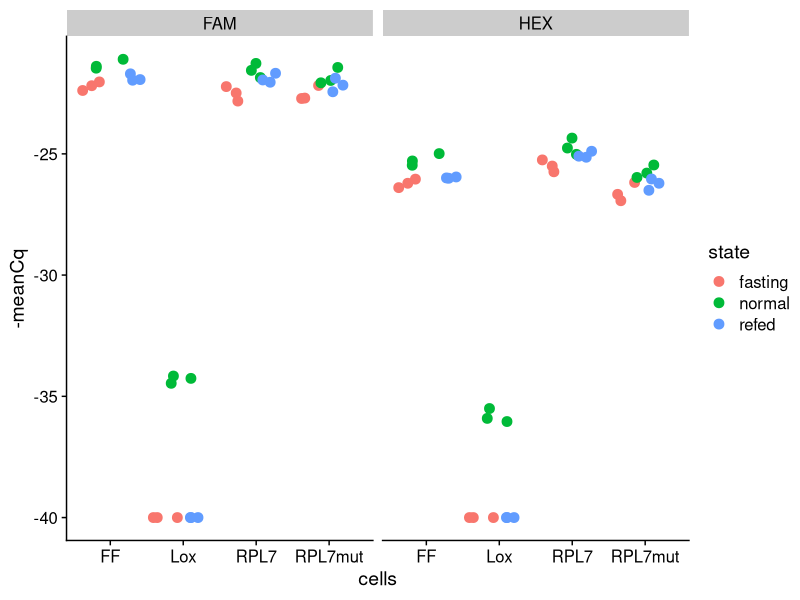
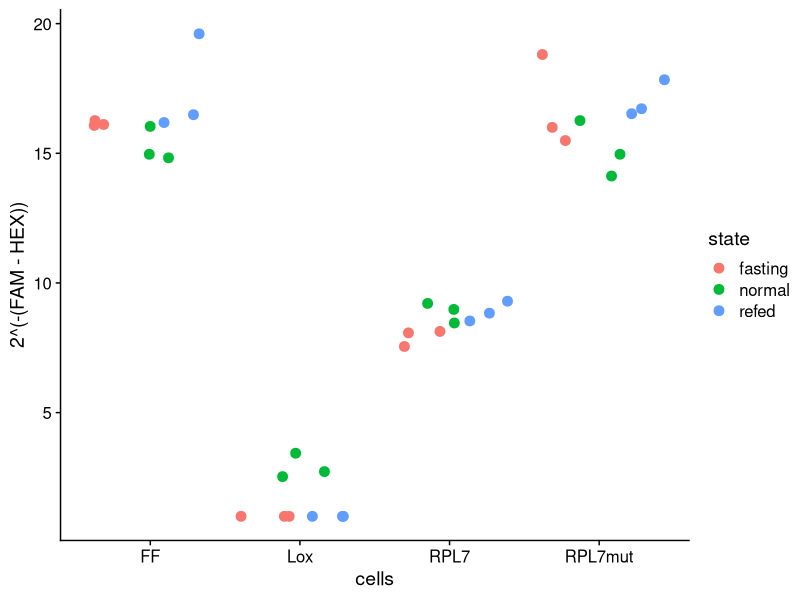
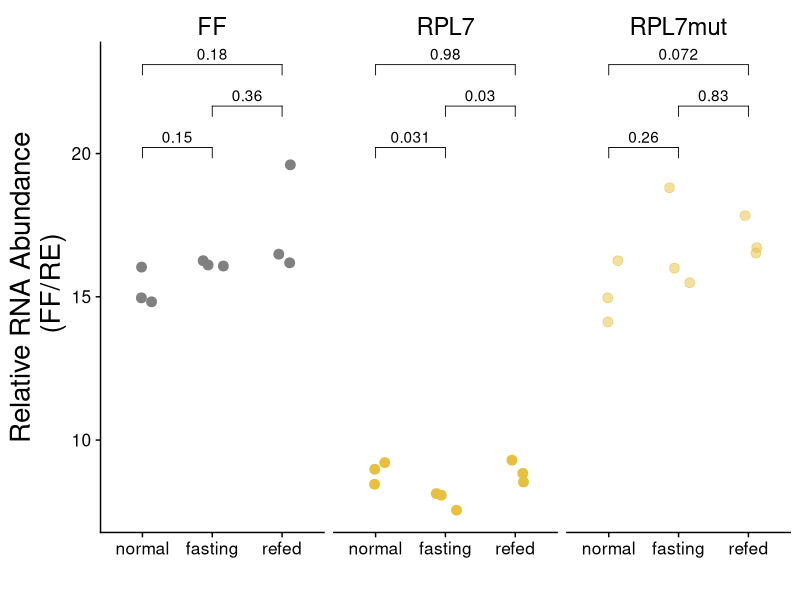
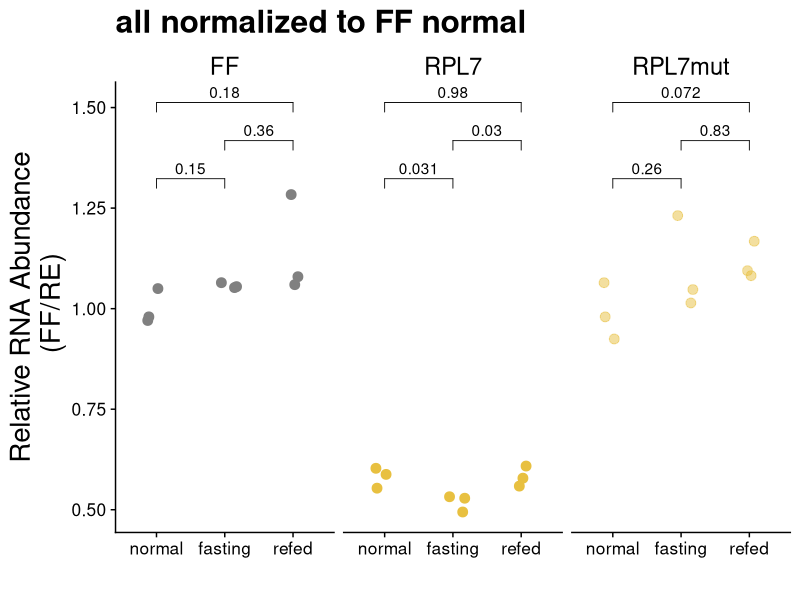
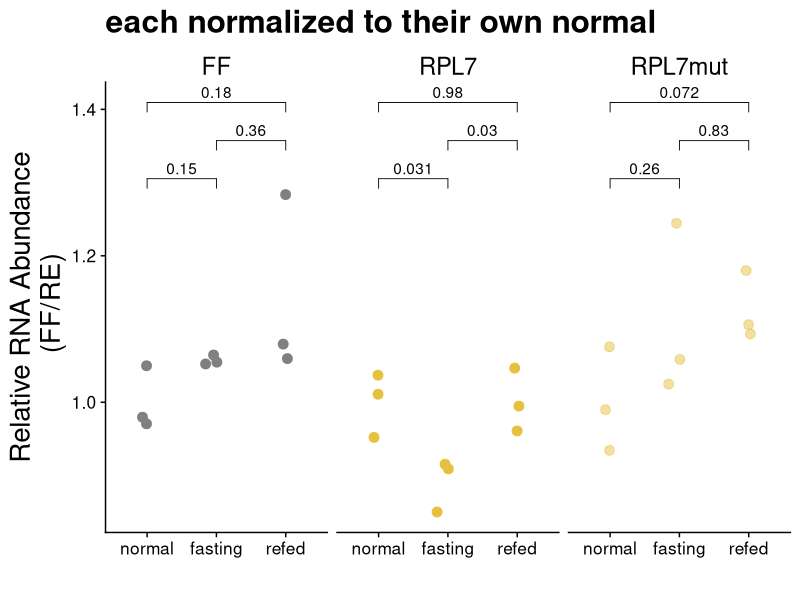
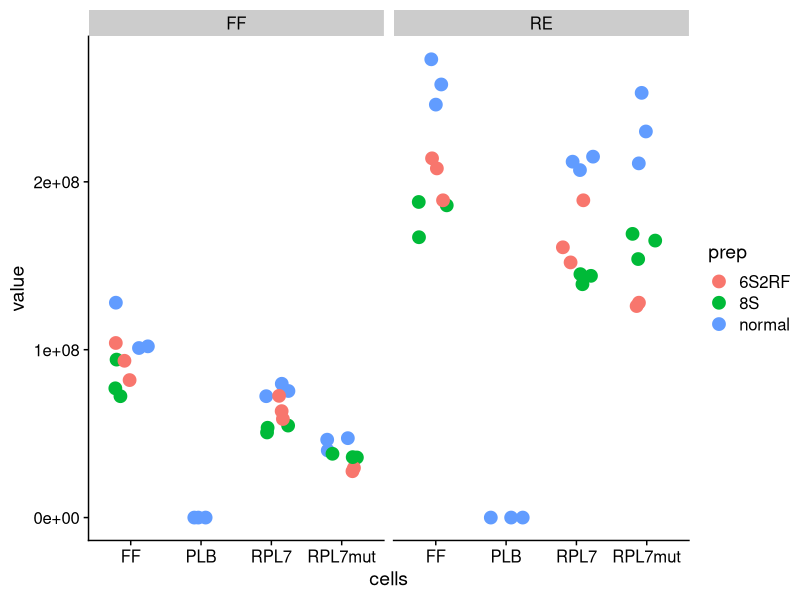
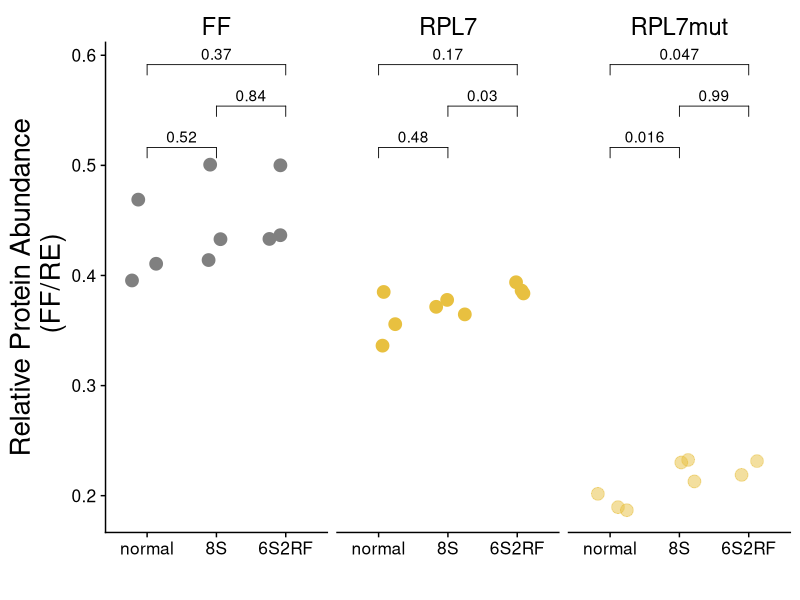
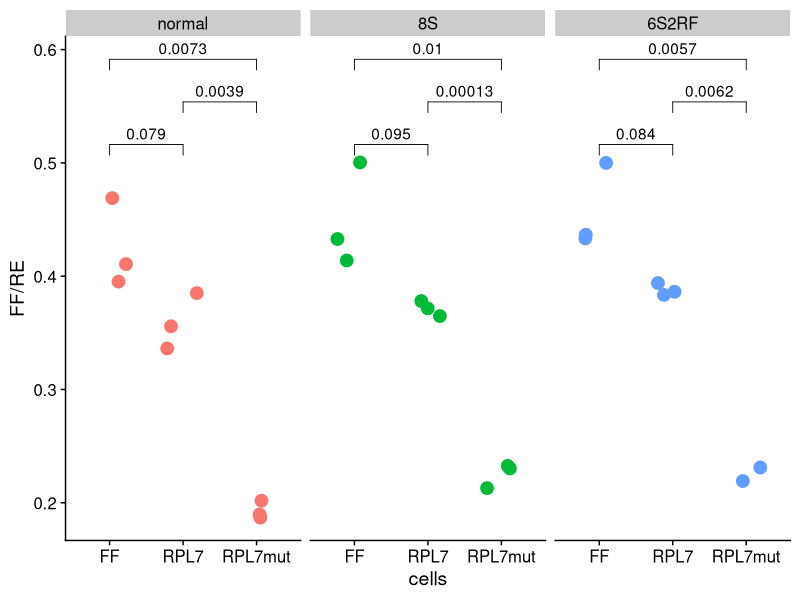

These charts were generated, in order, by the following R code:
## ---- chunk 1
knitr::opts_chunk$set(echo = TRUE)
library(tidyverse)
library(cowplot)
library(ggpubr)
## ---- chunk 2
cts <- read.table("admin_2021-01-25 08-54-32_CT022996 -  Quantification Cq Results.csv", header = TRUE, sep = ",")

## ---- chunk 3

cts_tidy <- cts %>%
  as_tibble() %>% 
  separate(Well, into = c("row", "col"), sep = 1) %>%
  mutate(cells = ifelse(row == "A" | row == "B" | row == "C", "Lox", 
                         ifelse(row == "D" | row == "E" | row == "F", "RPL7",
                                ifelse(row == "G" | row == "H" | row == "I", "RPL7mut", 
                                       ifelse(row == "J" | row == "K" | row == "L", "FF", "empty"))))) %>% 
  filter(cells != "empty") %>%
  mutate(state = ifelse(col == "01" | col == "03" | col == "05", "normal",
                        ifelse(col == "07" | col == "09" | col == "11", "fasting",
                               ifelse(col == "13" | col == "15" | col == "17", "refed", "empty")))) %>% 
  filter(state != "empty") %>% 
  filter(Fluor == "FAM" | Fluor == "HEX") %>% 
  select(row, col, Fluor, cells, state, Cq) %>% 
  mutate(Cq = ifelse(is.na(Cq), 40, Cq),
         rep = rep(c(1,2,3),72)) 

#one well obvi got missed
cts_tidy <- cts_tidy %>% filter(row != "L" | col != "01")


cts_mean <- cts_tidy %>%
  group_by(Fluor, cells, state, rep) %>% 
summarize(meanCq = mean(Cq), varCq = var(Cq))

## ---- chunk 4
cts_mean %>% ggplot(aes(x = cells, y = -meanCq, col = state)) + geom_point(size = 3, position = position_jitterdodge()) + facet_grid(.~Fluor) + theme_cowplot()

cts_mean %>% select(-varCq) %>% spread(Fluor,meanCq) %>% ggplot(aes(x = cells, y = 2^(-(FAM - HEX)), col = state)) + geom_point(size = 3, position = position_jitterdodge())  + theme_cowplot()

cts_mean %>% select(-varCq) %>% spread(Fluor,meanCq) %>% filter(cells != "Lox") %>% ggplot(aes(x = state, y = 2^(-(FAM - HEX)))) + geom_point(aes(col = cells, alpha = cells),size = 3, position = position_jitterdodge())  + theme_cowplot() + stat_compare_means(comparisons = list(c("normal", "fasting"), c("fasting", "refed"), c("normal", "refed")), method = "t.test") + facet_grid(.~cells) + scale_x_discrete(limits = c("normal", "fasting", "refed")) + guides(col = FALSE, alpha = FALSE) + labs(x = "", y = "Relative RNA Abundance\n (FF/RE)") + scale_color_manual(values = c("#808080", "#e8c040", "#e8c040")) + scale_alpha_manual(values = c(1,1,0.5))  + theme(strip.background = element_rect(color = "white", fill = "white")) + theme(text = element_text(size=20), axis.text = element_text(size = 12.5))

## ---- chunk 5
FF_ave <- cts_mean %>% select(-varCq) %>% spread(Fluor,meanCq) %>% mutate(ratio = 2^(-(FAM - HEX))) %>% filter(cells == "FF", state == "normal") %>% summarize(mean(ratio, na.rm = TRUE)) %>% pull() %>% as.numeric()
RP7_ave <- cts_mean %>% select(-varCq) %>% spread(Fluor,meanCq) %>% mutate(ratio = 2^(-(FAM - HEX))) %>% filter(cells == "RPL7", state == "normal") %>% summarize(mean(ratio, na.rm = TRUE)) %>% pull() %>% as.numeric()
RP7m_ave <- cts_mean %>% select(-varCq) %>% spread(Fluor,meanCq) %>% mutate(ratio = 2^(-(FAM - HEX))) %>% filter(cells == "RPL7mut", state == "normal") %>% summarize(mean(ratio, na.rm = TRUE)) %>% pull() %>% as.numeric()

cts_mean %>% select(-varCq) %>% spread(Fluor,meanCq) %>% filter(cells != "Lox") %>% mutate(ratio = 2^(-(FAM - HEX))) %>% ggplot(aes(x = state, y = ratio / FF_ave)) + geom_point(aes(col = cells, alpha = cells),size = 3, position = position_jitterdodge())  + theme_cowplot() + stat_compare_means(comparisons = list(c("normal", "fasting"), c("fasting", "refed"), c("normal", "refed")), method = "t.test") + facet_grid(.~cells) + scale_x_discrete(limits = c("normal", "fasting", "refed")) + guides(col = FALSE, alpha = FALSE) + labs(x = "", y = "Relative RNA Abundance\n (FF/RE)", title = "all normalized to FF normal")  + scale_color_manual(values = c("#808080", "#e8c040", "#e8c040")) + scale_alpha_manual(values = c(1,1,0.5))  + theme(strip.background = element_rect(color = "white", fill = "white")) + theme(text = element_text(size=20), axis.text = element_text(size = 12.5)) 

cts_mean %>% select(-varCq) %>% spread(Fluor,meanCq) %>% filter(cells != "Lox") %>% mutate(ratio = 2^(-(FAM - HEX)), norm = ifelse(cells == "FF", ratio / FF_ave, ifelse(cells == "RPL7", ratio / RP7_ave, ifelse(cells == "RPL7mut", ratio / RP7m_ave, "nothing")))) %>% ggplot(aes(x = state, y = norm)) + geom_point(aes(col = cells, alpha = cells),size = 3, position = position_jitterdodge())  + theme_cowplot() + stat_compare_means(comparisons = list(c("normal", "fasting"), c("fasting", "refed"), c("normal", "refed")), method = "t.test") + facet_grid(.~cells) + scale_x_discrete(limits = c("normal", "fasting", "refed")) + guides(col = FALSE, alpha = FALSE) + labs(x = "", y = "Relative RNA Abundance\n (FF/RE)", title = "each normalized to their own normal")  + scale_color_manual(values = c("#808080", "#e8c040", "#e8c040")) + scale_alpha_manual(values = c(1,1,0.5))  + theme(strip.background = element_rect(color = "white", fill = "white")) + theme(text = element_text(size=20), axis.text = element_text(size = 12.5))

## ---- chunk 6
luc <- as_tibble(t(data.frame("PLB_normal_FF" = c(2.60E+01, 2.60E+01,   2.80E+01),
       "FF_normal_FF" = c(1.28E+08, 1.01E+08,   1.02E+08),
       "RPL7_normal_FF" = c(7.54E+07,   7.23E+07,   7.97E+07),
       "RPL7mut_normal_FF" = c(4.00E+07,    4.64E+07,   4.73E+07),
       "FF_6S2RF_FF" = c(1.04E+08,  9.34E+07,   8.19E+07),
       "RPL7_6S2RF_FF" = c(6.34E+07,    5.87E+07,   7.25E+07),
       "RPL7mut_6S2RF_FF" = c(2.76E+07, 2.96E+07, NA), #    3.58E+07),
       "FF_8S_FF" = c(9.41E+07, 7.70E+07,   7.23E+07),
       "RPL7_8S_FF" = c(5.48E+07,   5.35E+07,   5.07E+07),
       "RPL7mut_8S_FF" = c(3.58E+07,    3.80E+07,   3.60E+07),
       "PLB_normal_RE" = c(8.00E+01,    7.50E+01,   8.60E+01),
       "FF_normal_RE" = c(2.73E+08, 2.46E+08,   2.58E+08),
       "RPL7_normal_RE" = c(2.12E+08,   2.15E+08,   2.07E+08),
       "RPL7mut_normal_RE" = c(2.11E+08,    2.30E+08,   2.53E+08),
       "FF_6S2RF_RE" = c(2.08E+08,  2.14E+08,   1.89E+08),
       "RPL7_6S2RF_RE" = c(1.61E+08,    1.52E+08,   1.89E+08),
       "RPL7mut_6S2RF_RE" = c(1.26E+08, 1.28E+08, NA),  #,  7.59E+07),
       "FF_8S_RE" = c(1.88E+08, 1.86E+08,   1.67E+08),
       "RPL7_8S_RE" = c(1.45E+08,   1.44E+08,   1.39E+08),
       "RPL7mut_8S_RE" = c(1.54E+08,    1.65E+08,   1.69E+08))), rownames = "sample")

colnames(luc) <- c("sample", "rep1", "rep2", "rep3")


## ---- chunk 7
luc %>% separate(sample, into = c("cells", "prep", "luc")) %>% 
  gather(-cells,-prep,-luc, key = rep, value = value) %>% 
  ggplot(aes(x = cells, y = value, col = prep)) + 
  geom_point(position = position_jitter(width = 0.25), size = 4) + 
  theme_cowplot() + 
  facet_grid(.~luc)

luc %>% separate(sample, into = c("cells", "prep", "luc")) %>% 
    gather(-cells,-prep,-luc, key = rep, value = value) %>%
    spread(luc,value) %>%  
    filter(cells != "PLB") %>% 
    ggplot(aes(x = prep, y = FF/RE)) + 
    geom_point(aes(col = cells, alpha = cells),position = position_jitter(width = 0.25), size = 4) + 
    theme_cowplot() + 
    facet_grid(.~cells) +
    scale_x_discrete(limits = c("normal", "8S", "6S2RF")) +
    stat_compare_means(comparisons = list(c("normal", "8S"), c("8S", "6S2RF"), c("normal", "6S2RF")), method = "t.test") +
  labs(x = "", y = "Relative Protein Abundance\n (FF/RE)") +
  scale_color_manual(values = c("#808080", "#e8c040", "#e8c040")) + 
  scale_alpha_manual(values = c(1,1,0.5)) +
  theme(strip.background = element_rect(color = "white", fill = "white")) + 
  theme(text = element_text(size=20), axis.text = element_text(size = 12.5)) +
  guides(col = FALSE, alpha = FALSE)

luc %>% separate(sample, into = c("cells", "prep", "luc")) %>% 
    gather(-cells,-prep,-luc, key = rep, value = value) %>%
    spread(luc,value) %>%  
    filter(cells != "PLB") %>% 
    ggplot(aes(x = cells, y = FF/RE, col = factor(prep, levels = c("normal", "8S", "6S2RF")))) + 
    geom_point(position = position_jitter(width = 0.25), size = 4) + 
    theme_cowplot() + 
    facet_grid(.~factor(prep, levels = c("normal", "8S", "6S2RF"))) +
    stat_compare_means(comparisons = list(c("FF", "RPL7"), c("RPL7", "RPL7mut"), c("FF", "RPL7mut")), method = "t.test") +
    guides(col = FALSE)

## ---- chunk 8
FF_ave <- luc %>% separate(sample, into = c("cells", "prep", "luc")) %>%  gather(-cells,-prep,-luc, key = rep, value = value) %>% spread(luc,value) %>% mutate(ratio = FF/RE) %>% filter(cells == "FF", prep == "normal") %>% summarize(mean(ratio,na.rm = TRUE)) %>% pull() %>% as.numeric()
RP7_ave <- luc %>% separate(sample, into = c("cells", "prep", "luc")) %>%  gather(-cells,-prep,-luc, key = rep, value = value) %>% spread(luc,value) %>% mutate(ratio = FF/RE) %>% filter(cells == "RPL7", prep == "normal") %>% summarize(mean(ratio,na.rm = TRUE)) %>% pull() %>% as.numeric()
RP7m_ave <- luc %>% separate(sample, into = c("cells", "prep", "luc")) %>%  gather(-cells,-prep,-luc, key = rep, value = value) %>% spread(luc,value) %>% mutate(ratio = FF/RE) %>% filter(cells == "RPL7mut", prep == "normal") %>% summarize(mean(ratio,na.rm = TRUE)) %>% pull() %>% as.numeric()

luc %>% separate(sample, into = c("cells", "prep", "luc")) %>% 
    gather(-cells,-prep,-luc, key = rep, value = value) %>%
    spread(luc,value) %>%  
    filter(cells != "PLB") %>% 
    mutate(ratio = FF/RE) %>% 
    ggplot(aes(x = prep, y = ratio / FF_ave)) + 
    geom_point(aes(col = cells, alpha = cells),position = position_jitter(width = 0.25), size = 4) + 
    theme_cowplot() + 
    facet_grid(.~cells) +
    scale_x_discrete(limits = c("normal", "8S", "6S2RF")) +
    stat_compare_means(comparisons = list(c("normal", "8S"), c("8S", "6S2RF"), c("normal", "6S2RF")), method = "t.test") +
  labs(x = "", y = "Relative Protein Abundance\n (FF/RE)", title = "all normalized to FF normal") +
  scale_color_manual(values = c("#808080", "#e8c040", "#e8c040")) + 
  scale_alpha_manual(values = c(1,1,0.5)) +
  theme(strip.background = element_rect(color = "white", fill = "white")) + 
  theme(text = element_text(size=20), axis.text = element_text(size = 12.5)) +
  guides(col = FALSE, alpha = FALSE)

luc %>% separate(sample, into = c("cells", "prep", "luc")) %>% 
    gather(-cells,-prep,-luc, key = rep, value = value) %>%
    spread(luc,value) %>%  
    filter(cells != "PLB") %>% 
    mutate(ratio = FF/RE, norm = ifelse(cells == "FF", ratio / FF_ave, ifelse(cells == "RPL7", ratio / RP7_ave, ifelse(cells == "RPL7mut", ratio / RP7m_ave, "nothing")))) %>% 
    na.omit() %>% 
    ggplot(aes(x = prep, y = as.numeric(norm))) + 
    geom_point(aes(col = cells, alpha = cells),position = position_jitter(width = 0.25), size = 4) + 
    theme_cowplot() + 
    facet_grid(.~cells) +
    scale_x_discrete(limits = c("normal", "8S", "6S2RF")) +
    stat_compare_means(comparisons = list(c("normal", "8S"), c("8S", "6S2RF"), c("normal", "6S2RF")), method = "t.test") +
  labs(x = "", y = "Relative Protein Abundance\n (FF/RE)", title = "each normalized to their normal") +
  scale_color_manual(values = c("#808080", "#e8c040", "#e8c040")) + 
  scale_alpha_manual(values = c(1,1,0.5)) +
  theme(strip.background = element_rect(color = "white", fill = "white")) + 
  theme(text = element_text(size=20), axis.text = element_text(size = 12.5)) +
  guides(col = FALSE, alpha = FALSE)


## ---- chunk 9
qPCR <- cts_mean %>% select(-varCq) %>% spread(Fluor,meanCq) %>% filter(cells != "Lox") %>% mutate(RNA = 2^(-(FAM - HEX))) %>% group_by(cells,state) %>% summarize(mean_RNA = mean(RNA,na.rm = TRUE))

luc %>% separate(sample, into = c("cells", "prep", "luc")) %>% 
    gather(-cells,-prep,-luc, key = rep, value = value) %>%
    spread(luc,value) %>%  
    filter(cells != "PLB") %>% 
    mutate(protein = FF/RE, state = ifelse(prep == "8S", "fasting", ifelse(prep == "6S2RF", "refed", "normal"))) %>% 
  left_join(., qPCR) %>% 
  ggplot(aes(x = state, y = protein / mean_RNA))  + 
    geom_point(aes(col = cells, alpha = cells),position = position_jitter(width = 0.25), size = 4) + 
    theme_cowplot() + 
    facet_grid(.~cells) +
  scale_x_discrete(limits = c("normal", "fasting", "refed")) +
    stat_compare_means(comparisons = list(c("normal", "fasting"), c("fasting", "refed"), c("normal", "refed")), method = "t.test") +
  labs(x = "", y = "Relative Protein / Relative RNA") +
  scale_color_manual(values = c("#808080", "#e8c040", "#e8c040")) + 
  scale_alpha_manual(values = c(1,1,0.5)) +
  theme(strip.background = element_rect(color = "white", fill = "white")) + 
  theme(text = element_text(size=20), axis.text = element_text(size = 12.5)) +
  guides(col = FALSE, alpha = FALSE)

#normalize it
FF_ave <-luc %>% separate(sample, into = c("cells", "prep", "luc")) %>% 
    gather(-cells,-prep,-luc, key = rep, value = value) %>%
    spread(luc,value) %>%  
    filter(cells != "PLB") %>% 
    mutate(protein = FF/RE, state = ifelse(prep == "8S", "fasting", ifelse(prep == "6S2RF", "refed", "normal"))) %>% 
    left_join(., qPCR) %>%  mutate(ratio = protein/mean_RNA) %>% filter(cells == "FF", state == "normal") %>% summarize(mean(ratio,na.rm = TRUE)) %>% pull() %>% as.numeric()
RPL7_ave <-luc %>% separate(sample, into = c("cells", "prep", "luc")) %>% 
    gather(-cells,-prep,-luc, key = rep, value = value) %>%
    spread(luc,value) %>%  
    filter(cells != "PLB") %>% 
    mutate(protein = FF/RE, state = ifelse(prep == "8S", "fasting", ifelse(prep == "6S2RF", "refed", "normal"))) %>% 
    left_join(., qPCR) %>%  mutate(ratio = protein/mean_RNA) %>% filter(cells == "RPL7", state == "normal") %>% summarize(mean(ratio,na.rm = TRUE)) %>% pull() %>% as.numeric()
RPL7m_ave <- luc %>% separate(sample, into = c("cells", "prep", "luc")) %>% 
    gather(-cells,-prep,-luc, key = rep, value = value) %>%
    spread(luc,value) %>%  
    filter(cells != "PLB") %>% 
    mutate(protein = FF/RE, state = ifelse(prep == "8S", "fasting", ifelse(prep == "6S2RF", "refed", "normal"))) %>% 
    left_join(., qPCR) %>%  mutate(ratio = protein/mean_RNA) %>% filter(cells == "RPL7mut", state == "normal") %>% summarize(mean(ratio,na.rm = TRUE)) %>% pull() %>% as.numeric()

luc %>% separate(sample, into = c("cells", "prep", "luc")) %>% 
    gather(-cells,-prep,-luc, key = rep, value = value) %>%
    spread(luc,value) %>%  
    filter(cells != "PLB") %>% 
    mutate(protein = FF/RE, state = ifelse(prep == "8S", "fasting", ifelse(prep == "6S2RF", "refed", "normal"))) %>% 
    left_join(., qPCR) %>%  mutate(ratio = protein/mean_RNA) %>% 
   ggplot(aes(x = state, y = ratio / FF_ave))  + 
    geom_point(aes(col = cells, alpha = cells),position = position_jitter(width = 0.25), size = 4) + 
    theme_cowplot() + 
    facet_grid(.~cells) +
  scale_x_discrete(limits = c("normal", "fasting", "refed")) +
    stat_compare_means(comparisons = list(c("normal", "fasting"), c("fasting", "refed"), c("normal", "refed")), method = "t.test") +
  labs(x = "", y = "Relative Protein / Relative RNA") +
  scale_color_manual(values = c("#808080", "#e8c040", "#e8c040")) + 
  scale_alpha_manual(values = c(1,1,0.5)) +
  theme(strip.background = element_rect(color = "white", fill = "white")) + 
  theme(text = element_text(size=20), axis.text = element_text(size = 12.5)) +
  guides(col = FALSE, alpha = FALSE)

luc %>% separate(sample, into = c("cells", "prep", "luc")) %>% 
    gather(-cells,-prep,-luc, key = rep, value = value) %>%
    spread(luc,value) %>%  
    filter(cells != "PLB") %>% 
    mutate(protein = FF/RE, state = ifelse(prep == "8S", "fasting", ifelse(prep == "6S2RF", "refed", "normal"))) %>% 
    left_join(., qPCR) %>%  mutate(ratio = protein/mean_RNA, norm = ifelse(cells == "FF", ratio / FF_ave, ifelse(cells == "RPL7", ratio / RPL7_ave, ifelse(cells == "RPL7mut", ratio / RPL7m_ave, "nothing")))) %>% 
  na.omit() %>% 
   ggplot(aes(x = state, y = as.numeric(norm)))  + 
    geom_point(aes(col = cells, alpha = cells),position = position_jitter(width = 0.25), size = 4) + 
    theme_cowplot() + 
    facet_grid(.~cells) +
  scale_x_discrete(limits = c("normal", "fasting", "refed")) +
    stat_compare_means(comparisons = list(c("normal", "fasting"), c("fasting", "refed"), c("normal", "refed")), method = "t.test") +
  labs(x = "", y = "Relative Protein / Relative RNA") +
  scale_color_manual(values = c("#808080", "#e8c040", "#e8c040")) + 
  scale_alpha_manual(values = c(1,1,0.5)) +
  theme(strip.background = element_rect(color = "white", fill = "white")) + 
  theme(text = element_text(size=20), axis.text = element_text(size = 12.5)) +
  guides(col = FALSE, alpha = FALSE)


  

